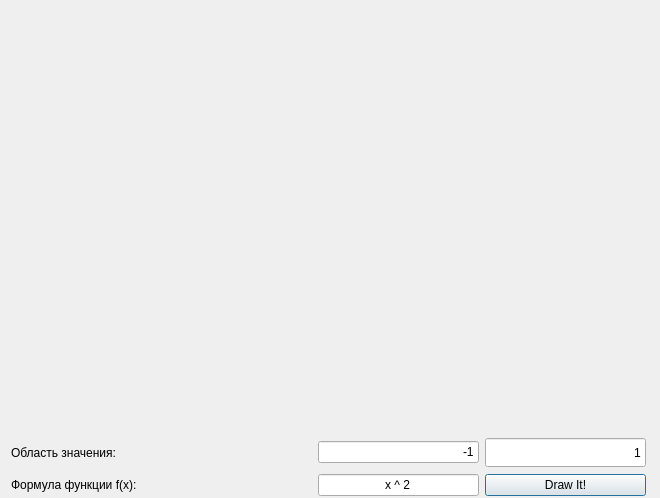
<?xml version="1.0" encoding="UTF-8"?>
<ui version="4.0">
 <class>FunctionGraphD</class>
 <widget class="QDialog" name="FunctionGraphD">
  <property name="geometry">
   <rect>
    <x>0</x>
    <y>0</y>
    <width>660</width>
    <height>498</height>
   </rect>
  </property>
  <property name="windowTitle">
   <string>Function Graph</string>
  </property>
  <widget class="QWidget" name="layoutWidget">
   <property name="geometry">
    <rect>
     <x>11</x>
     <y>11</y>
     <width>635</width>
     <height>485</height>
    </rect>
   </property>
   <layout class="QGridLayout" name="gridLayout_2">
    <item row="2" column="1">
     <widget class="QLineEdit" name="lineEdit_funct_formula">
      <property name="text">
       <string>x ^ 2</string>
      </property>
      <property name="alignment">
       <set>Qt::AlignCenter</set>
      </property>
     </widget>
    </item>
    <item row="1" column="1">
     <widget class="QLineEdit" name="lineEdit_6">
      <property name="text">
       <string>-1</string>
      </property>
      <property name="alignment">
       <set>Qt::AlignRight|Qt::AlignTrailing|Qt::AlignVCenter</set>
      </property>
     </widget>
    </item>
    <item row="1" column="2">
     <widget class="QLineEdit" name="lineEdit_value_r_to">
      <property name="minimumSize">
       <size>
        <width>121</width>
        <height>29</height>
       </size>
      </property>
      <property name="text">
       <string>1</string>
      </property>
      <property name="alignment">
       <set>Qt::AlignRight|Qt::AlignTrailing|Qt::AlignVCenter</set>
      </property>
     </widget>
    </item>
    <item row="2" column="0">
     <widget class="QLabel" name="label_6">
      <property name="minimumSize">
       <size>
        <width>291</width>
        <height>21</height>
       </size>
      </property>
      <property name="text">
       <string>Формула функции f(x):</string>
      </property>
     </widget>
    </item>
    <item row="2" column="2">
     <widget class="QPushButton" name="pushButton">
      <property name="text">
       <string>Draw It!</string>
      </property>
     </widget>
    </item>
    <item row="0" column="0" colspan="3">
     <widget class="QCustomPlot" name="widget_2_graph" native="true">
      <property name="minimumSize">
       <size>
        <width>621</width>
        <height>361</height>
       </size>
      </property>
     </widget>
    </item>
    <item row="1" column="0">
     <widget class="QLabel" name="label_4">
      <property name="minimumSize">
       <size>
        <width>301</width>
        <height>31</height>
       </size>
      </property>
      <property name="text">
       <string>Область значения:</string>
      </property>
     </widget>
    </item>
   </layout>
   <zorder>widget_2_graph</zorder>
   <zorder>label_4</zorder>
   <zorder>lineEdit_value_r_to</zorder>
   <zorder>label_6</zorder>
   <zorder>lineEdit_funct_formula</zorder>
   <zorder>pushButton</zorder>
   <zorder>lineEdit_6</zorder>
  </widget>
 </widget>
 <customwidgets>
  <customwidget>
   <class>QCustomPlot</class>
   <extends>QWidget</extends>
   <header>qcustomplot.h</header>
   <container>1</container>
  </customwidget>
 </customwidgets>
 <resources/>
 <connections/>
</ui>
